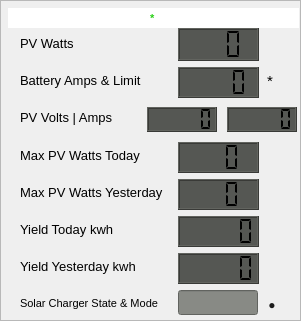
   <widget class="QFrame" name="Solar_Frame3">
    <property name="geometry">
     <rect>
      <x>1590</x>
      <y>649</y>
      <width>301</width>
      <height>321</height>
     </rect>
    </property>
    <property name="frameShape">
     <enum>QFrame::StyledPanel</enum>
    </property>
    <property name="frameShadow">
     <enum>QFrame::Raised</enum>
    </property>
    <widget class="QWidget" name="layoutWidget_13">
     <property name="geometry">
      <rect>
       <x>178</x>
       <y>28</y>
       <width>83</width>
       <height>70</height>
      </rect>
     </property>
     <layout class="QVBoxLayout" name="verticalLayout_16">
      <item>
       <widget class="QLCDNumber" name="PV_Watts_3_LCD">
        <property name="minimumSize">
         <size>
          <width>81</width>
          <height>31</height>
         </size>
        </property>
        <property name="maximumSize">
         <size>
          <width>81</width>
          <height>16777215</height>
         </size>
        </property>
        <property name="font">
         <font>
          <pointsize>10</pointsize>
          <weight>50</weight>
          <bold>false</bold>
         </font>
        </property>
        <property name="styleSheet">
         <string notr="true">QLCDNumber{
background-color: rgb( 85, 87, 83 );
}</string>
        </property>
        <property name="digitCount">
         <number>3</number>
        </property>
        <property name="segmentStyle">
         <enum>QLCDNumber::Flat</enum>
        </property>
        <property name="value" stdset="0">
         <double>0.000000000000000</double>
        </property>
       </widget>
      </item>
      <item>
       <widget class="QLCDNumber" name="Output_Amps_3_LCD">
        <property name="minimumSize">
         <size>
          <width>81</width>
          <height>31</height>
         </size>
        </property>
        <property name="maximumSize">
         <size>
          <width>80</width>
          <height>31</height>
         </size>
        </property>
        <property name="font">
         <font>
          <pointsize>10</pointsize>
          <weight>50</weight>
          <bold>false</bold>
         </font>
        </property>
        <property name="styleSheet">
         <string notr="true">QLCDNumber{
background-color: rgb( 85, 87, 83 );
}</string>
        </property>
        <property name="digitCount">
         <number>4</number>
        </property>
        <property name="segmentStyle">
         <enum>QLCDNumber::Flat</enum>
        </property>
        <property name="value" stdset="0">
         <double>0.000000000000000</double>
        </property>
       </widget>
      </item>
     </layout>
    </widget>
    <widget class="QWidget" name="layoutWidget">
     <property name="geometry">
      <rect>
       <x>178</x>
       <y>142</y>
       <width>83</width>
       <height>175</height>
      </rect>
     </property>
     <layout class="QVBoxLayout" name="verticalLayout_14">
      <item>
       <widget class="QLCDNumber" name="Max_PV_Watts_Today_3_LCD">
        <property name="minimumSize">
         <size>
          <width>81</width>
          <height>31</height>
         </size>
        </property>
        <property name="maximumSize">
         <size>
          <width>81</width>
          <height>31</height>
         </size>
        </property>
        <property name="font">
         <font>
          <pointsize>11</pointsize>
          <weight>50</weight>
          <bold>false</bold>
         </font>
        </property>
        <property name="styleSheet">
         <string notr="true">QLCDNumber{
background-color: rgb( 85, 87, 83 );
}</string>
        </property>
        <property name="digitCount">
         <number>3</number>
        </property>
        <property name="segmentStyle">
         <enum>QLCDNumber::Flat</enum>
        </property>
        <property name="value" stdset="0">
         <double>0.000000000000000</double>
        </property>
       </widget>
      </item>
      <item>
       <widget class="QLCDNumber" name="Max_PV_Watts_Yesterday_3_LCD">
        <property name="minimumSize">
         <size>
          <width>81</width>
          <height>31</height>
         </size>
        </property>
        <property name="maximumSize">
         <size>
          <width>81</width>
          <height>31</height>
         </size>
        </property>
        <property name="font">
         <font>
          <pointsize>11</pointsize>
          <weight>50</weight>
          <bold>false</bold>
         </font>
        </property>
        <property name="styleSheet">
         <string notr="true">QLCDNumber{
background-color: rgb( 85, 87, 83 );
}</string>
        </property>
        <property name="digitCount">
         <number>3</number>
        </property>
        <property name="segmentStyle">
         <enum>QLCDNumber::Flat</enum>
        </property>
        <property name="value" stdset="0">
         <double>0.000000000000000</double>
        </property>
       </widget>
      </item>
      <item>
       <widget class="QLCDNumber" name="Yield_Today_3_LCD">
        <property name="minimumSize">
         <size>
          <width>81</width>
          <height>31</height>
         </size>
        </property>
        <property name="maximumSize">
         <size>
          <width>81</width>
          <height>31</height>
         </size>
        </property>
        <property name="font">
         <font>
          <pointsize>11</pointsize>
          <weight>50</weight>
          <bold>false</bold>
         </font>
        </property>
        <property name="styleSheet">
         <string notr="true">QLCDNumber{
background-color: rgb( 85, 87, 83 );
}</string>
        </property>
        <property name="digitCount">
         <number>5</number>
        </property>
        <property name="segmentStyle">
         <enum>QLCDNumber::Flat</enum>
        </property>
        <property name="value" stdset="0">
         <double>0.000000000000000</double>
        </property>
       </widget>
      </item>
      <item>
       <widget class="QLCDNumber" name="Yield_Yesterday_3_LCD">
        <property name="minimumSize">
         <size>
          <width>81</width>
          <height>31</height>
         </size>
        </property>
        <property name="maximumSize">
         <size>
          <width>81</width>
          <height>31</height>
         </size>
        </property>
        <property name="font">
         <font>
          <pointsize>11</pointsize>
          <weight>50</weight>
          <bold>false</bold>
         </font>
        </property>
        <property name="styleSheet">
         <string notr="true">QLCDNumber{
background-color: rgb( 85, 87, 83 );
}</string>
        </property>
        <property name="digitCount">
         <number>5</number>
        </property>
        <property name="segmentStyle">
         <enum>QLCDNumber::Flat</enum>
        </property>
        <property name="value" stdset="0">
         <double>0.000000000000000</double>
        </property>
       </widget>
      </item>
      <item>
       <widget class="QLineEdit" name="Solar_Charger_State_3_lineEdit">
        <property name="maximumSize">
         <size>
          <width>80</width>
          <height>25</height>
         </size>
        </property>
        <property name="font">
         <font>
          <pointsize>10</pointsize>
          <weight>50</weight>
          <bold>false</bold>
         </font>
        </property>
        <property name="autoFillBackground">
         <bool>false</bool>
        </property>
        <property name="styleSheet">
         <string notr="true">background-color: rgb(136, 138, 133);</string>
        </property>
        <property name="frame">
         <bool>true</bool>
        </property>
        <property name="alignment">
         <set>Qt::AlignCenter</set>
        </property>
       </widget>
      </item>
     </layout>
     <zorder>Yield_Yesterday_3_LCD</zorder>
     <zorder>Max_PV_Watts_Yesterday_3_LCD</zorder>
     <zorder>Yield_Today_3_LCD</zorder>
     <zorder>Solar_Charger_State_3_lineEdit</zorder>
     <zorder>Max_PV_Watts_Today_3_LCD</zorder>
    </widget>
    <widget class="QLCDNumber" name="PV_Amps_3_LCD">
     <property name="geometry">
      <rect>
       <x>227</x>
       <y>107</y>
       <width>70</width>
       <height>25</height>
      </rect>
     </property>
     <property name="minimumSize">
      <size>
       <width>70</width>
       <height>25</height>
      </size>
     </property>
     <property name="maximumSize">
      <size>
       <width>70</width>
       <height>25</height>
      </size>
     </property>
     <property name="font">
      <font>
       <pointsize>10</pointsize>
       <weight>50</weight>
       <bold>false</bold>
      </font>
     </property>
     <property name="styleSheet">
      <string notr="true">QLCDNumber{
background-color: rgb( 85, 87, 83 );
}</string>
     </property>
     <property name="digitCount">
      <number>5</number>
     </property>
     <property name="segmentStyle">
      <enum>QLCDNumber::Flat</enum>
     </property>
     <property name="value" stdset="0">
      <double>0.000000000000000</double>
     </property>
    </widget>
    <widget class="QLCDNumber" name="PV_Volts_3_LCD">
     <property name="geometry">
      <rect>
       <x>147</x>
       <y>107</y>
       <width>70</width>
       <height>25</height>
      </rect>
     </property>
     <property name="minimumSize">
      <size>
       <width>70</width>
       <height>25</height>
      </size>
     </property>
     <property name="maximumSize">
      <size>
       <width>70</width>
       <height>25</height>
      </size>
     </property>
     <property name="font">
      <font>
       <pointsize>10</pointsize>
       <weight>50</weight>
       <bold>false</bold>
      </font>
     </property>
     <property name="styleSheet">
      <string notr="true">QLCDNumber{
background-color: rgb( 85, 87, 83 );
}</string>
     </property>
     <property name="digitCount">
      <number>5</number>
     </property>
     <property name="segmentStyle">
      <enum>QLCDNumber::Flat</enum>
     </property>
     <property name="value" stdset="0">
      <double>0.000000000000000</double>
     </property>
    </widget>
    <widget class="QLabel" name="SolarMode_3_LED">
     <property name="geometry">
      <rect>
       <x>264</x>
       <y>297</y>
       <width>16</width>
       <height>16</height>
      </rect>
     </property>
     <property name="font">
      <font>
       <pointsize>9</pointsize>
      </font>
     </property>
     <property name="toolTip">
      <string>&lt;html&gt;&lt;head/&gt;&lt;body&gt;&lt;p&gt;Green When Turned On and Red When Turned Off&lt;/p&gt;&lt;/body&gt;&lt;/html&gt;</string>
     </property>
     <property name="whatsThis">
      <string>The solar charger can be turned on or off.
Not to be confused with the Bulk, Absorp, Float and Off States.</string>
     </property>
     <property name="styleSheet">
      <string notr="true">color: rgb(28, 28, 28);</string>
     </property>
     <property name="text">
      <string>●</string>
     </property>
     <property name="alignment">
      <set>Qt::AlignCenter</set>
     </property>
    </widget>
    <widget class="QWidget" name="layoutWidget">
     <property name="geometry">
      <rect>
       <x>6</x>
       <y>28</y>
       <width>172</width>
       <height>291</height>
      </rect>
     </property>
     <layout class="QGridLayout" name="gridLayout_10">
      <item row="0" column="0">
       <widget class="QLabel" name="PV_Watts_3_label">
        <property name="font">
         <font>
          <pointsize>10</pointsize>
         </font>
        </property>
        <property name="text">
         <string>PV Watts</string>
        </property>
       </widget>
      </item>
      <item row="1" column="0">
       <widget class="QLabel" name="Output_Amps_3_label">
        <property name="font">
         <font>
          <pointsize>10</pointsize>
         </font>
        </property>
        <property name="text">
         <string>Battery Amps &amp; Limit</string>
        </property>
       </widget>
      </item>
      <item row="2" column="0">
       <widget class="QLabel" name="PV_Volts_3_label">
        <property name="minimumSize">
         <size>
          <width>0</width>
          <height>0</height>
         </size>
        </property>
        <property name="maximumSize">
         <size>
          <width>100</width>
          <height>16777215</height>
         </size>
        </property>
        <property name="font">
         <font>
          <pointsize>10</pointsize>
         </font>
        </property>
        <property name="text">
         <string>PV Volts | Amps</string>
        </property>
       </widget>
      </item>
      <item row="3" column="0">
       <widget class="QLabel" name="Max_PV_Watts_Today_3_label">
        <property name="font">
         <font>
          <pointsize>10</pointsize>
         </font>
        </property>
        <property name="text">
         <string>Max PV Watts Today</string>
        </property>
       </widget>
      </item>
      <item row="4" column="0">
       <widget class="QLabel" name="Max_PV_Watts_Yesterday_3_label">
        <property name="minimumSize">
         <size>
          <width>0</width>
          <height>0</height>
         </size>
        </property>
        <property name="font">
         <font>
          <pointsize>10</pointsize>
         </font>
        </property>
        <property name="text">
         <string>Max PV Watts Yesterday</string>
        </property>
       </widget>
      </item>
      <item row="5" column="0">
       <widget class="QLabel" name="Yield_Today_3_label">
        <property name="font">
         <font>
          <pointsize>10</pointsize>
         </font>
        </property>
        <property name="text">
         <string>Yield Today kwh</string>
        </property>
       </widget>
      </item>
      <item row="6" column="0">
       <widget class="QLabel" name="Yield_Yesterday_3_label">
        <property name="font">
         <font>
          <pointsize>10</pointsize>
         </font>
        </property>
        <property name="text">
         <string>Yield Yesterday kwh</string>
        </property>
       </widget>
      </item>
      <item row="7" column="0">
       <widget class="QLabel" name="Solar_Charger_State_3_label">
        <property name="font">
         <font>
          <pointsize>8</pointsize>
         </font>
        </property>
        <property name="text">
         <string>Solar Charger State &amp; Mode</string>
        </property>
       </widget>
      </item>
     </layout>
    </widget>
    <widget class="QLineEdit" name="Solar_Name_3_lineEdit">
     <property name="geometry">
      <rect>
       <x>8</x>
       <y>8</y>
       <width>291</width>
       <height>20</height>
      </rect>
     </property>
     <property name="font">
      <font>
       <pointsize>8</pointsize>
       <weight>75</weight>
       <bold>true</bold>
      </font>
     </property>
     <property name="styleSheet">
      <string notr="true">color: rgb(43, 207, 25);</string>
     </property>
     <property name="text">
      <string>*</string>
     </property>
     <property name="frame">
      <bool>false</bool>
     </property>
     <property name="alignment">
      <set>Qt::AlignCenter</set>
     </property>
     <property name="readOnly">
      <bool>true</bool>
     </property>
    </widget>
    <widget class="QLabel" name="Output_Amps_Limit_3_label">
     <property name="geometry">
      <rect>
       <x>267</x>
       <y>69</y>
       <width>31</width>
       <height>23</height>
      </rect>
     </property>
     <property name="font">
      <font>
       <pointsize>11</pointsize>
      </font>
     </property>
     <property name="text">
      <string>*</string>
     </property>
    </widget>
    <widget class="QLabel" name="SolarCharger_Icon3">
     <property name="geometry">
      <rect>
       <x>133</x>
       <y>30</y>
       <width>41</width>
       <height>31</height>
      </rect>
     </property>
     <property name="text">
      <string/>
     </property>
     <property name="pixmap">
      <pixmap>SmartSolar.png</pixmap>
     </property>
    </widget>
    <zorder>layoutWidget_13</zorder>
    <zorder>layoutWidget</zorder>
    <zorder>PV_Amps_3_LCD</zorder>
    <zorder>SolarMode_3_LED</zorder>
    <zorder>layoutWidget</zorder>
    <zorder>Solar_Name_3_lineEdit</zorder>
    <zorder>Output_Amps_Limit_3_label</zorder>
    <zorder>SolarCharger_Icon3</zorder>
    <zorder>PV_Volts_3_LCD</zorder>
   </widget>
